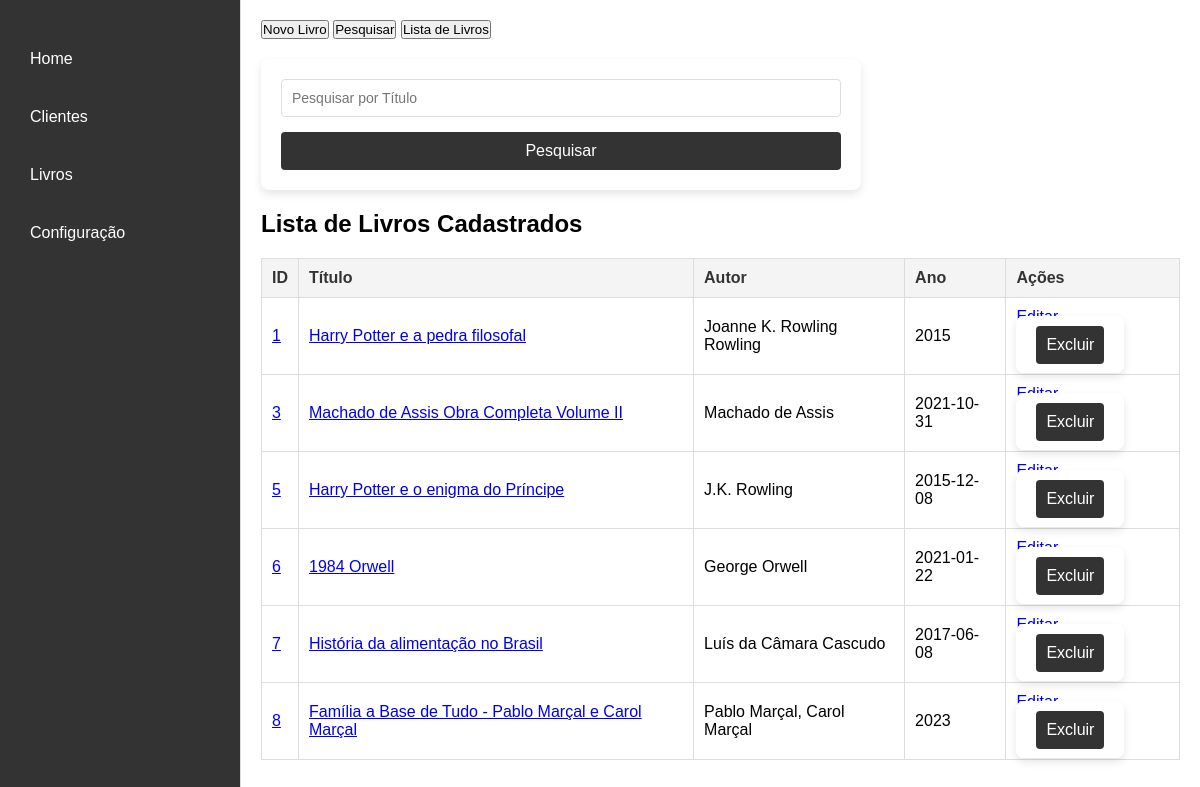
Screenshot of /livros (signed in) with the database file from the repository.
### models.py (models this page shows, shortened)
class Livro(db.Model):
    id = db.Column(db.Integer, primary_key=True)
    titulo = db.Column(db.String(100), nullable=False)
    autor = db.Column(db.String(100), nullable=False)
    editora = db.Column(db.String(100), nullable=False)
    idade_leitura = db.Column(db.String(100), nullable=False)
    isbn = db.Column(db.String(20), nullable=False)
    ano = db.Column(db.Integer, nullable=False)
    num_paginas = db.Column(db.Integer, nullable=False)
    valor = db.Column(db.Float, nullable=False)
    capa_livro = db.Column(db.String(200), nullable=True)  # Novo campo para a capa

### app.py (the view)
@app.route('/livros')
def livros():
    if 'username' not in session:
        return redirect(url_for('login'))
    livros = Livro.query.all()
    return render_template('livros.html', livros=livros)

### templates/livros.html (shortened to what this page needs)
{% extends "index.html" %}
{% block content %}
    <div class="top-menu">
        <button onclick="window.location.href='{{ url_for('novo_livro') }}'">Novo Livro</button>
        <button id="showPesquisarButton" onclick="togglePesquisar()">Pesquisar</button>
        <button onclick="window.location.href='{{ url_for('livros') }}'">Lista de Livros</button>
    </div>
    <div id="pesquisarForm" class="hidden">
        <form action="{{ url_for('livros') }}" method="GET">
            <input type="text" name="titulo" placeholder="Pesquisar por Título" value="{{ request.args.get('titulo', '') }}">
            <button type="submit">Pesquisar</button>
        </form>
    </div>
    <h2>Lista de Livros Cadastrados</h2>
    <table>
        <thead>
            <tr>
                <th>ID</th>
                <th>Título</th>
                <th>Autor</th>
                <th>Ano</th>
                <th>Ações</th>
            </tr>
        </thead>
        <tbody>
            {% for livro in livros %}
            <tr>
                <td><a href="{{ url_for('visualizar_livro', id=livro.id) }}" target="_blank">{{ livro.id }}</a></td>
                <td><a href="{{ url_for('visualizar_livro', id=livro.id) }}" target="_blank">{{ livro.titulo }}</a></td>
                <td>{{ livro.autor }}</td>
                <td>{{ livro.ano }}</td>
                <td>
                    <a href="{{ url_for('editar_livro', id=livro.id) }}">Editar</a>
                    <form action="{{ url_for('deletar_livro', id=livro.id) }}" method="POST" style="display:inline;">
                        <button type="submit" onclick="return confirmarExclusao()">Excluir</button>
                    </form>
                </td>
            </tr>
            {% endfor %}
        </tbody>
    </table>
{% endblock %}

### static/index.css (style rules this page uses)
* { margin: 0; padding: 0; box-sizing: border-box; }
body { font-family: Arial, sans-serif; background-color: #f9f9f9; display: flex; height: 100vh; }
form { margin: 20px 0; display: flex; flex-direction: column; width: 100%; max-width: 600px; background-color: #fff; padding: 20px; border-radius: 8px; box-shadow: 0 4px 8px rgba(0, 0, 0, 0.1); }
form input, form select { margin-bottom: 15px; padding: 10px; font-size: 14px; border: 1px solid #ddd; border-radius: 4px; width: 100%; }
form button { padding: 10px; background-color: #333; color: #fff; border: none; border-radius: 4px; font-size: 16px; cursor: pointer; }
table { width: 100%; border-collapse: collapse; margin-top: 20px; }
table th, table td { border: 1px solid #ddd; padding: 10px; text-align: left; }
table th { background-color: #f4f4f4; color: #333; }

### rows the page displays
Livro: id "1", titulo "Harry Potter e a pedra filosofal", autor "Joanne K. Rowling Rowling", ano "2015"
Livro: id "3", titulo "Machado de Assis Obra Completa Volume II", autor "Machado de Assis", ano "2021-10-31"
Livro: id "5", titulo "Harry Potter e o enigma do Príncipe", autor "J.K. Rowling", ano "2015-12-08"
Livro: id "6", titulo "1984 Orwell", autor "George Orwell", ano "2021-01-22"
Livro: id "7", titulo "História da alimentação no Brasil", autor "Luís da Câmara Cascudo", ano "2017-06-08"
Livro: id "8", titulo "Família a Base de Tudo - Pablo Marçal e Carol Marçal", autor "Pablo Marçal, Carol Marçal", ano "2023"
